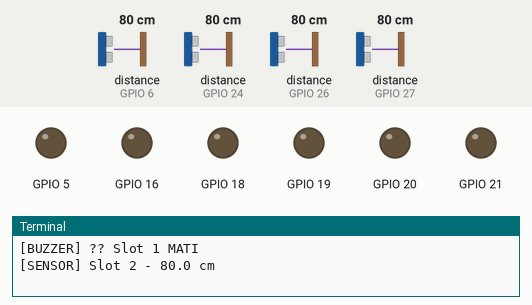
Simulated run of this program. Board: Raspberry Pi (BCM pin numbers). On the bench: output pins drawn as LEDs (lit = HIGH), the last lines printed to the terminal. The inputs (shaded band) are chosen by the test bench; at power-on: distance to the obstacle (sensors on GPIO 6, GPIO 24, GPIO 26, GPIO 27) 80 cm. The echo pulse lasts 58.3 µs per cm; web requests get an empty 200 reply after 0.4 s; the clock reads 2024-03-15 10:24:30 at power-on unless the program sets it; pins used as bus, display or sensor lines are not drawn.

Above: at 1.2 s.
1.3 s: distance to the obstacle (sensor on GPIO 6) set to 2 cm
At 24.1 s:
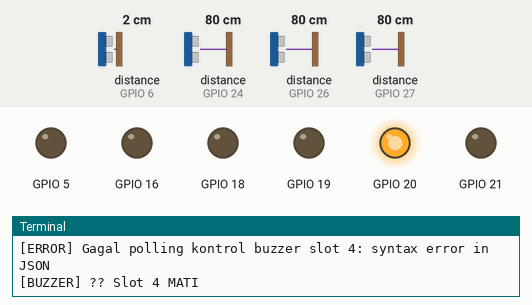
Timing chart, 0 to 24.4 s (numbered marks = the images above; inputs shaded):
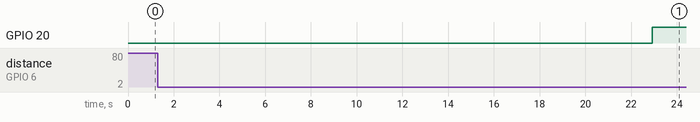

The program:

kalibrasicloud.py
```python
import time
import json
import requests
import RPi.GPIO as GPIO

# ------------------------ Konfigurasi Sensor ------------------------
sensors = [
    (23, 24, 18, "1"),
    (17, 27, 16, "2"),
    (5, 6, 20, "3"),
    (19, 26, 21, "4")
]

# Flags delay kendaraan
pre_buzzer_flags = { slot: 0 for _, _, _, slot in sensors }

# Threshold
DELAY_THRESHOLD = 5        # Deteksi berturut-turut sebelum nyalakan buzzer
DISTANCE_THRESHOLD = 30    # Jarak maksimum deteksi kendaraan (cm)

# URL REST API
BASE_URL = "https://PBLIF18.pythonanywhere.com"  # Ganti dengan URL kamu
POST_SENSOR_URL = f"{BASE_URL}/api/sensor/"
GET_CONTROL_URL = f"{BASE_URL}/api/buzzer-control/"

# ------------------------ Setup GPIO ------------------------
GPIO.setmode(GPIO.BCM)
GPIO.setwarnings(False)

for trig, echo, buzzer, _ in sensors:
    GPIO.setup(trig, GPIO.OUT)
    GPIO.setup(echo, GPIO.IN)
    GPIO.setup(buzzer, GPIO.OUT)
    GPIO.output(buzzer, GPIO.LOW)

# ------------------------ Fungsi ------------------------
def get_distance(trig, echo):
    GPIO.output(trig, True)
    time.sleep(0.00001)
    GPIO.output(trig, False)

    pulse_start = time.time()
    timeout = pulse_start + 0.04

    while GPIO.input(echo) == 0 and time.time() < timeout:
        pulse_start = time.time()
    while GPIO.input(echo) == 1 and time.time() < timeout:
        pulse_end = time.time()

    pulse_duration = pulse_end - pulse_start
    return round(pulse_duration * 17150, 2)

def send_distance_to_server(slot, distance):
    try:
        payload = {"slot": slot, "distance": distance}
        headers = {'Content-Type': 'application/json'}
        response = requests.post(POST_SENSOR_URL, data=json.dumps(payload), headers=headers, timeout=5)
        print(f"[HTTP] ? POST Slot {slot} - {distance} cm ? {response.status_code}")
    except Exception as e:
        print(f"[HTTP ERROR] ? Slot {slot} - Gagal kirim: {e}")

def get_buzzer_control_status(slot):
    try:
        url = f"{GET_CONTROL_URL}{slot}/"
        response = requests.get(url, timeout=5)
        if response.status_code == 200:
            data = response.json()
            return data.get("buzzer", "enable")
        return "enable"
    except Exception as e:
        print(f"[ERROR] Gagal polling kontrol buzzer slot {slot}: {e}")
        return "enable"

# ------------------------ Loop Utama ------------------------
try:
    while True:
        for trig, echo, buzzer, slot in sensors:
            distance = get_distance(trig, echo)
            print(f"[SENSOR] Slot {slot} - {distance} cm")

            # Kirim ke server
            send_distance_to_server(slot, distance)

            # Ambil status kontrol dari server
            control_status = get_buzzer_control_status(slot)

            if control_status == "disabled":
                GPIO.output(buzzer, GPIO.LOW)
                print(f"[BUZZER] ?? Slot {slot} DISABLED via Server")
                continue

            if distance < DISTANCE_THRESHOLD:
                pre_buzzer_flags[slot] += 1
                print(f"[DETECT] Slot {slot} - Terdeteksi {pre_buzzer_flags[slot]}x")

                if pre_buzzer_flags[slot] >= DELAY_THRESHOLD:
                    if control_status == "off":
                        GPIO.output(buzzer, GPIO.LOW)
                        print(f"[BUZZER] ? Slot {slot} DIMATIKAN ADMIN via Server")
                    else:
                        GPIO.output(buzzer, GPIO.HIGH)
                        print(f"[BUZZER] ?? Slot {slot} HIDUP (setelah delay)")
                else:
                    GPIO.output(buzzer, GPIO.LOW)
                    print(f"[BUZZER] ? Slot {slot} Menunggu delay...")
            else:
                pre_buzzer_flags[slot] = 0
                GPIO.output(buzzer, GPIO.LOW)
                print(f"[BUZZER] ?? Slot {slot} MATI")

            time.sleep(0.2)
        print("=" * 40)
        time.sleep(1)

except KeyboardInterrupt:
    GPIO.cleanup()
    print("[EXIT] Sensor dihentikan.")
```

Measured:
- after the input at 1.3 s, GPIO 20: LOW → HIGH after 21.6 s
